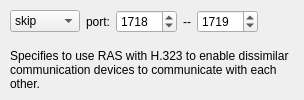
         <widget class="QWidget" name="label646">
          <attribute name="title">
           <string>h323 ras</string>
          </attribute>
          <layout class="QGridLayout">
           <property name="leftMargin">
            <number>10</number>
           </property>
           <property name="topMargin">
            <number>10</number>
           </property>
           <property name="rightMargin">
            <number>0</number>
           </property>
           <property name="bottomMargin">
            <number>0</number>
           </property>
           <item row="1" column="0" colspan="6">
            <widget class="QLabel" name="label675">
             <property name="text">
              <string>Specifies to use RAS with H.323 to enable dissimilar communication devices to communicate with each other.</string>
             </property>
             <property name="alignment">
              <set>Qt::AlignLeading|Qt::AlignLeft|Qt::AlignVCenter</set>
             </property>
             <property name="wordWrap">
              <bool>true</bool>
             </property>
            </widget>
           </item>
           <item row="0" column="2">
            <widget class="QSpinBox" name="pix_h323ras_port1">
             <property name="minimum">
              <number>1</number>
             </property>
             <property name="maximum">
              <number>65535</number>
             </property>
             <property name="value">
              <number>1718</number>
             </property>
            </widget>
           </item>
           <item row="0" column="3">
            <widget class="QLabel" name="label676">
             <property name="text">
              <string>--</string>
             </property>
             <property name="alignment">
              <set>Qt::AlignCenter</set>
             </property>
             <property name="wordWrap">
              <bool>false</bool>
             </property>
            </widget>
           </item>
           <item row="0" column="1">
            <widget class="QLabel" name="label674">
             <property name="text">
              <string>port:</string>
             </property>
             <property name="alignment">
              <set>Qt::AlignCenter</set>
             </property>
             <property name="wordWrap">
              <bool>false</bool>
             </property>
             <property name="buddy">
              <cstring>pix_ctiqbe_port</cstring>
             </property>
            </widget>
           </item>
           <item row="0" column="4">
            <widget class="QSpinBox" name="pix_h323ras_port2">
             <property name="minimum">
              <number>1</number>
             </property>
             <property name="maximum">
              <number>65535</number>
             </property>
             <property name="value">
              <number>1719</number>
             </property>
            </widget>
           </item>
           <item row="0" column="5">
            <spacer>
             <property name="orientation">
              <enum>Qt::Horizontal</enum>
             </property>
             <property name="sizeType">
              <enum>QSizePolicy::Expanding</enum>
             </property>
             <property name="sizeHint" stdset="0">
              <size>
               <width>40</width>
               <height>20</height>
              </size>
             </property>
            </spacer>
           </item>
           <item row="0" column="0">
            <widget class="QComboBox" name="pix_h323ras_switch">
             <item>
              <property name="text">
               <string>skip</string>
              </property>
             </item>
             <item>
              <property name="text">
               <string>enable</string>
              </property>
             </item>
             <item>
              <property name="text">
               <string>disable</string>
              </property>
             </item>
            </widget>
           </item>
          </layout>
         </widget>
